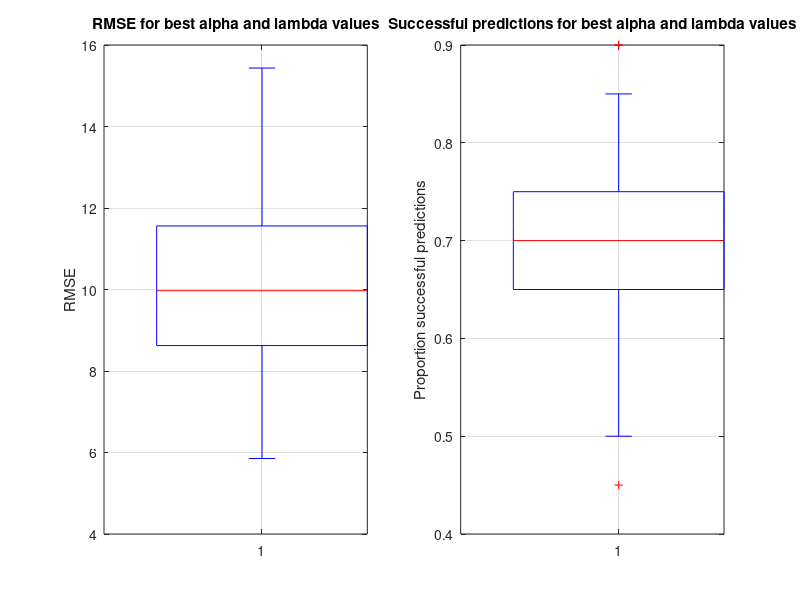

Recreate this plot in MATLAB. (Note: this script raises an error after producing the figure.)
%% Test script to draw graphs

% Clean slate
clear
clc
close all

% Load the data as it would've existed
load('post-ENET-variables.mat');


%% Create boxplots to evaluate the model prediction

boxPredEval = figure('name', 'Prediction Evaluation');
set(gcf, 'Position', [100, 800, 1000, 400])

% Create a boxplot of the RMSE
subplot(1,2,1);
boxplot(predPerf);
title('RMSE for best alpha and lambda values');
grid on;
ylabel('RMSE');

% Create a boxplot of the prediction success
subplot(1,2,2);
boxplot(predSucc);
title('Successful predictions for best alpha and lambda values');
grid on;
ylabel('Proportion successful predictions');


%% Create graph to show prediction correlation

% Plot the graph
predVsAct = figure('name', 'Predicted vs Actual oSCORAD');
scatter(yTestFull, yPredFull, 'x');
title('Model Predicted vs Actual oSCORAD');
xlabel('Actual oSCORAD');
ylabel('Predicted oSCORAD');

% Add upper reference lines
upperLine = refline([1, 10]);
upperLine.Color = 'r';
upperLine.LineStyle = '--';

% Add middle reference lines
middleLine = refline([1, 0]);
middleLine.Color = 'r';

% Add lower reference lines
lowerLine = refline([1, -10]);
lowerLine.Color = 'r';
lowerLine.LineStyle = '--';

% Set the axes
maxAxis = max(max(yTestFull), max(yPredFull));
axis([0, maxAxis, 0, maxAxis]);
axis square


%% Create graphs to show alpha and lambda performance
alpLamPerf = figure('name', 'Alpha and lambda performance');
set(gcf, 'Position', [100, 100, 1600, 400])

% Draw a 3D graphs with all 3 variables
subplot(1,3,1);
scatter3(bestAlpha, bestLambda, predPerf, 'x');
title('Alpha vs Lambda vs RMSE');
xlabel('Alpha');
ylabel('Lambda');
zlabel('RMSE');
axis square

% Draw a 2D alpha vs RMSE plot
subplot(1,3,2);
scatter(bestAlpha, predPerf, 'x');
title('Alpha vs RMSE');
xlabel('Alpha');
ylabel('RMSE');
axis square


% Draw a 2D alpha vs RMSE plot
subplot(1,3,3);
scatter(bestLambda, predPerf, 'x');
title('Lambda vs RMSE');
xlabel('Lambda');
ylabel('RMSE');
axis square

%% Create graph to show prediction correlation

% Plot the graph
residualVsActual = figure('name', 'Residual vs Actual oSCORAD');
scatter(yTestFull, residuals, 'x');
title('Residual vs Actual oSCORAD');
xlabel('Actual oSCORAD');
ylabel('Residual');
